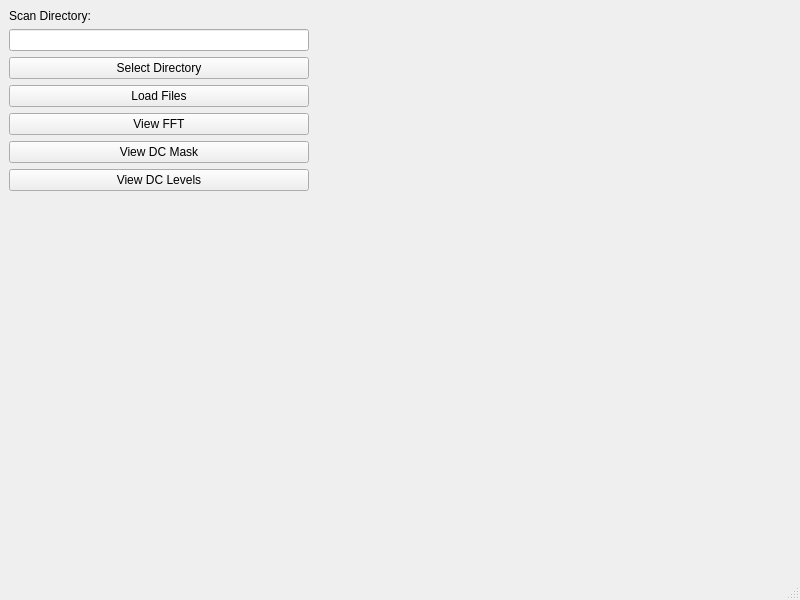
<?xml version="1.0" encoding="UTF-8"?>
<ui version="4.0">
 <class>MainWindow</class>
 <widget class="QMainWindow" name="MainWindow">
  <property name="geometry">
   <rect>
    <x>0</x>
    <y>0</y>
    <width>800</width>
    <height>600</height>
   </rect>
  </property>
  <property name="windowTitle">
   <string>visu | 0.0.0</string>
  </property>
  <widget class="QWidget" name="centralwidget">
   <layout class="QHBoxLayout" name="horizontalLayout">
    <item>
     <layout class="QHBoxLayout" name="mainhl">
      <item>
       <layout class="QVBoxLayout" name="verticalLayout">
        <item>
         <widget class="QLabel" name="label">
          <property name="maximumSize">
           <size>
            <width>200</width>
            <height>16777215</height>
           </size>
          </property>
          <property name="text">
           <string>Scan Directory:</string>
          </property>
         </widget>
        </item>
        <item>
         <widget class="QLineEdit" name="ui_pathbox">
          <property name="minimumSize">
           <size>
            <width>0</width>
            <height>0</height>
           </size>
          </property>
          <property name="maximumSize">
           <size>
            <width>300</width>
            <height>16777215</height>
           </size>
          </property>
         </widget>
        </item>
        <item>
         <widget class="QPushButton" name="ui_selectdir">
          <property name="maximumSize">
           <size>
            <width>300</width>
            <height>16777215</height>
           </size>
          </property>
          <property name="text">
           <string>Select Directory</string>
          </property>
         </widget>
        </item>
        <item>
         <widget class="QPushButton" name="ui_loadfiles">
          <property name="sizePolicy">
           <sizepolicy hsizetype="Preferred" vsizetype="Fixed">
            <horstretch>0</horstretch>
            <verstretch>0</verstretch>
           </sizepolicy>
          </property>
          <property name="maximumSize">
           <size>
            <width>300</width>
            <height>16777215</height>
           </size>
          </property>
          <property name="text">
           <string>Load Files</string>
          </property>
         </widget>
        </item>
        <item>
         <widget class="QPushButton" name="ui_view_fft">
          <property name="maximumSize">
           <size>
            <width>300</width>
            <height>16777215</height>
           </size>
          </property>
          <property name="cursor">
           <cursorShape>ArrowCursor</cursorShape>
          </property>
          <property name="focusPolicy">
           <enum>Qt::NoFocus</enum>
          </property>
          <property name="text">
           <string>View FFT</string>
          </property>
         </widget>
        </item>
        <item>
         <widget class="QPushButton" name="ui_view_mask">
          <property name="maximumSize">
           <size>
            <width>300</width>
            <height>16777215</height>
           </size>
          </property>
          <property name="text">
           <string>View DC Mask</string>
          </property>
         </widget>
        </item>
        <item>
         <widget class="QPushButton" name="ui_view_dc">
          <property name="maximumSize">
           <size>
            <width>300</width>
            <height>16777215</height>
           </size>
          </property>
          <property name="text">
           <string>View DC Levels</string>
          </property>
         </widget>
        </item>
        <item>
         <spacer name="verticalSpacer">
          <property name="orientation">
           <enum>Qt::Vertical</enum>
          </property>
          <property name="sizeHint" stdset="0">
           <size>
            <width>20</width>
            <height>40</height>
           </size>
          </property>
         </spacer>
        </item>
       </layout>
      </item>
      <item>
       <layout class="QVBoxLayout" name="mplvl">
        <property name="sizeConstraint">
         <enum>QLayout::SetMinimumSize</enum>
        </property>
        <item>
         <widget class="QWidget" name="navwidge" native="true">
          <property name="maximumSize">
           <size>
            <width>16777215</width>
            <height>1</height>
           </size>
          </property>
         </widget>
        </item>
       </layout>
      </item>
     </layout>
    </item>
   </layout>
  </widget>
  <widget class="QMenuBar" name="menubar">
   <property name="geometry">
    <rect>
     <x>0</x>
     <y>0</y>
     <width>800</width>
     <height>21</height>
    </rect>
   </property>
  </widget>
  <widget class="QStatusBar" name="statusbar"/>
 </widget>
 <resources/>
 <connections/>
</ui>
